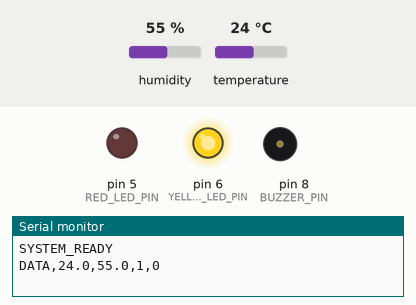
A sketch run on a simulated Arduino Uno, built with avr-gcc and run on an emulated ATmega328P. Shown: output pins drawn as LEDs (lit = HIGH), buzzer (waves = sounding), the last lines printed to the serial monitor. The test bench sets the inputs (shaded band); at power-on: temperature 24 °C, humidity 55 %.

Above: at 4.7 s.
4.8 s: temperature set to 34.4 °C
10.4 s: temperature set to 35.6 °C
At 14.7 s:
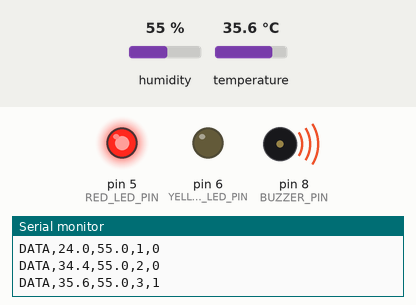
16.0 s: temperature set to 12 °C
At 20.0 s:
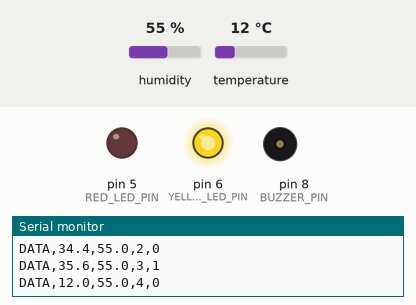
21.6 s: temperature set to 41 °C
At 24.0 s:
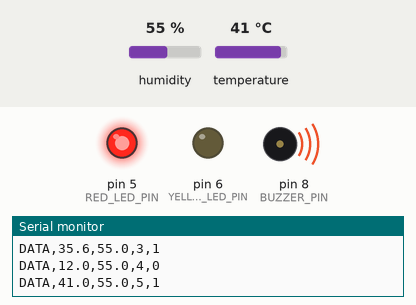
Timing chart, 0 to 25.5 s (numbered marks = the images above; inputs shaded):
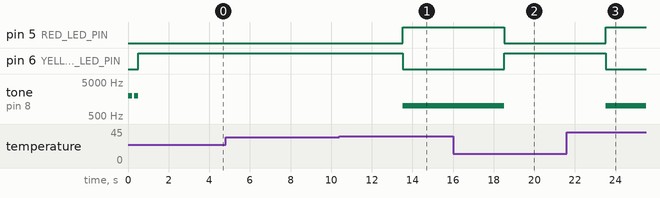

Measured:
- the behaviour switches between 34.9 and 35 °C on temperature (found by bisection; images 0 and 1)
- after the input at 10.4 s, pin 5 (RED_LED_PIN): LOW → HIGH after 3.1 s; pin 6 (YELLOW_LED_PIN): HIGH → LOW after 3.1 s; tone on pin 8 (BUZZER_PIN): silent → 1000 Hz after 3.1 s
- after the input at 16.0 s, pin 5 (RED_LED_PIN): HIGH → LOW after 2.5 s; pin 6 (YELLOW_LED_PIN): LOW → HIGH after 2.5 s; tone on pin 8 (BUZZER_PIN): 1000 Hz → silent after 2.5 s
- after the input at 21.6 s, pin 5 (RED_LED_PIN): LOW → HIGH after 1.9 s; pin 6 (YELLOW_LED_PIN): HIGH → LOW after 1.9 s; tone on pin 8 (BUZZER_PIN): silent → 1000 Hz after 1.9 s

The sketch:

temperature_sender.ino
```cpp
#include <DHT.h>

#define DHTPIN 7
#define DHTTYPE DHT22

DHT dht(DHTPIN, DHTTYPE);

#define RED_LED_PIN     5
#define YELLOW_LED_PIN  6
#define BUZZER_PIN      8
#define HIGH_TEMP_THRESHOLD_C 35.0

// Tone frequency in Hertz (1000Hz is a clear beep)
#define BUZZER_FREQ 1000

unsigned long readingCount = 0;
unsigned int errorCount = 0;

void setIndicators(bool alertOn)
{
    digitalWrite(RED_LED_PIN, alertOn ? HIGH : LOW);
    digitalWrite(YELLOW_LED_PIN, alertOn ? LOW : HIGH);

    if (alertOn) {
        tone(BUZZER_PIN, BUZZER_FREQ); // Correct way to drive a passive buzzer
    } else {
        noTone(BUZZER_PIN); // Stop the sound
    }
}

void setup()
{
    Serial.begin(9600);

    pinMode(RED_LED_PIN, OUTPUT);
    pinMode(YELLOW_LED_PIN, OUTPUT);
    pinMode(BUZZER_PIN, OUTPUT);

    // --- STARTUP TEST BEEP ---
    // This confirms your wiring works immediately on power-up
    tone(BUZZER_PIN, 2000);
    delay(200);
    noTone(BUZZER_PIN);
    delay(100);
    tone(BUZZER_PIN, 2000);
    delay(200);
    noTone(BUZZER_PIN);
    // -------------------------

    setIndicators(false);
    dht.begin();
    delay(3000);
    Serial.println("SYSTEM_READY");
}

void loop()
{
    float temperature = dht.readTemperature();
    float humidity = dht.readHumidity();

    if (isnan(temperature) || isnan(humidity))
    {
        errorCount++;
        setIndicators(false);
        Serial.println("ERROR,READ_FAILED");
        delay(5000);
        return;
    }

    readingCount++;
    bool isAlert = temperature >= HIGH_TEMP_THRESHOLD_C;
    setIndicators(isAlert);

    Serial.print("DATA,");
    Serial.print(temperature, 1);
    Serial.print(",");
    Serial.print(humidity, 1);
    Serial.print(",");
    Serial.print(readingCount);
    Serial.print(",");
    Serial.println(isAlert ? 1 : 0);

    delay(5000);
}
```
